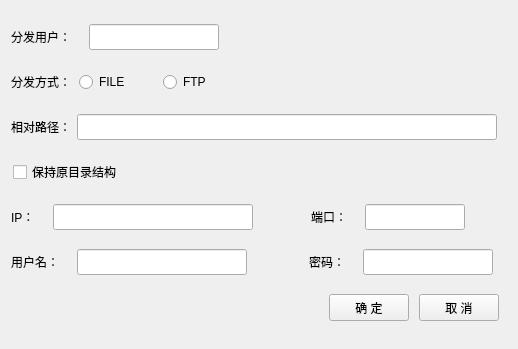
<?xml version="1.0" encoding="UTF-8"?>
<ui version="4.0">
 <class>addUser</class>
 <widget class="QWidget" name="addUser">
  <property name="geometry">
   <rect>
    <x>0</x>
    <y>0</y>
    <width>518</width>
    <height>349</height>
   </rect>
  </property>
  <property name="windowTitle">
   <string>Form</string>
  </property>
  <layout class="QVBoxLayout" name="verticalLayout">
   <item>
    <layout class="QHBoxLayout" name="horizontalLayout">
     <property name="spacing">
      <number>18</number>
     </property>
     <property name="rightMargin">
      <number>30</number>
     </property>
     <item>
      <widget class="QLabel" name="label">
       <property name="text">
        <string>分发用户：</string>
       </property>
      </widget>
     </item>
     <item>
      <widget class="QLineEdit" name="le_ID">
       <property name="minimumSize">
        <size>
         <width>0</width>
         <height>26</height>
        </size>
       </property>
       <property name="maximumSize">
        <size>
         <width>130</width>
         <height>16777215</height>
        </size>
       </property>
      </widget>
     </item>
     <item>
      <spacer name="horizontalSpacer">
       <property name="orientation">
        <enum>Qt::Horizontal</enum>
       </property>
       <property name="sizeHint" stdset="0">
        <size>
         <width>40</width>
         <height>20</height>
        </size>
       </property>
      </spacer>
     </item>
    </layout>
   </item>
   <item>
    <layout class="QHBoxLayout" name="horizontalLayout_2">
     <property name="spacing">
      <number>8</number>
     </property>
     <item>
      <widget class="QLabel" name="label_2">
       <property name="minimumSize">
        <size>
         <width>0</width>
         <height>26</height>
        </size>
       </property>
       <property name="text">
        <string>分发方式：</string>
       </property>
      </widget>
     </item>
     <item>
      <widget class="QRadioButton" name="rBtn_file">
       <property name="text">
        <string>FILE</string>
       </property>
      </widget>
     </item>
     <item>
      <spacer name="horizontalSpacer_6">
       <property name="orientation">
        <enum>Qt::Horizontal</enum>
       </property>
       <property name="sizeType">
        <enum>QSizePolicy::Preferred</enum>
       </property>
       <property name="sizeHint" stdset="0">
        <size>
         <width>25</width>
         <height>20</height>
        </size>
       </property>
      </spacer>
     </item>
     <item>
      <widget class="QRadioButton" name="rBtn_ftp">
       <property name="text">
        <string>FTP</string>
       </property>
      </widget>
     </item>
     <item>
      <spacer name="horizontalSpacer_2">
       <property name="orientation">
        <enum>Qt::Horizontal</enum>
       </property>
       <property name="sizeHint" stdset="0">
        <size>
         <width>40</width>
         <height>20</height>
        </size>
       </property>
      </spacer>
     </item>
    </layout>
   </item>
   <item>
    <layout class="QHBoxLayout" name="horizontalLayout_3">
     <property name="rightMargin">
      <number>10</number>
     </property>
     <item>
      <widget class="QLabel" name="label_3">
       <property name="text">
        <string>相对路径：</string>
       </property>
      </widget>
     </item>
     <item>
      <widget class="QLineEdit" name="le_path">
       <property name="minimumSize">
        <size>
         <width>0</width>
         <height>26</height>
        </size>
       </property>
      </widget>
     </item>
    </layout>
   </item>
   <item>
    <layout class="QHBoxLayout" name="horizontalLayout_4">
     <property name="leftMargin">
      <number>2</number>
     </property>
     <item>
      <widget class="QCheckBox" name="ckb_KeepDir">
       <property name="minimumSize">
        <size>
         <width>0</width>
         <height>26</height>
        </size>
       </property>
       <property name="maximumSize">
        <size>
         <width>200</width>
         <height>16777215</height>
        </size>
       </property>
       <property name="text">
        <string>保持原目录结构</string>
       </property>
      </widget>
     </item>
     <item>
      <spacer name="horizontalSpacer_9">
       <property name="orientation">
        <enum>Qt::Horizontal</enum>
       </property>
       <property name="sizeHint" stdset="0">
        <size>
         <width>40</width>
         <height>20</height>
        </size>
       </property>
      </spacer>
     </item>
    </layout>
   </item>
   <item>
    <layout class="QHBoxLayout" name="horizontalLayout_6">
     <property name="spacing">
      <number>18</number>
     </property>
     <item>
      <widget class="QLabel" name="label_4">
       <property name="text">
        <string>IP：</string>
       </property>
      </widget>
     </item>
     <item>
      <widget class="QLineEdit" name="le_IP">
       <property name="minimumSize">
        <size>
         <width>200</width>
         <height>26</height>
        </size>
       </property>
       <property name="maximumSize">
        <size>
         <width>200</width>
         <height>16777215</height>
        </size>
       </property>
      </widget>
     </item>
     <item>
      <spacer name="horizontalSpacer_3">
       <property name="orientation">
        <enum>Qt::Horizontal</enum>
       </property>
       <property name="sizeType">
        <enum>QSizePolicy::Preferred</enum>
       </property>
       <property name="sizeHint" stdset="0">
        <size>
         <width>40</width>
         <height>20</height>
        </size>
       </property>
      </spacer>
     </item>
     <item>
      <widget class="QLabel" name="label_5">
       <property name="text">
        <string>端口：</string>
       </property>
      </widget>
     </item>
     <item>
      <widget class="QLineEdit" name="le_port">
       <property name="sizePolicy">
        <sizepolicy hsizetype="Fixed" vsizetype="Fixed">
         <horstretch>0</horstretch>
         <verstretch>0</verstretch>
        </sizepolicy>
       </property>
       <property name="minimumSize">
        <size>
         <width>100</width>
         <height>26</height>
        </size>
       </property>
       <property name="maximumSize">
        <size>
         <width>100</width>
         <height>16777215</height>
        </size>
       </property>
      </widget>
     </item>
     <item>
      <spacer name="horizontalSpacer_7">
       <property name="orientation">
        <enum>Qt::Horizontal</enum>
       </property>
       <property name="sizeHint" stdset="0">
        <size>
         <width>40</width>
         <height>20</height>
        </size>
       </property>
      </spacer>
     </item>
    </layout>
   </item>
   <item>
    <layout class="QHBoxLayout" name="horizontalLayout_7">
     <property name="spacing">
      <number>18</number>
     </property>
     <item>
      <widget class="QLabel" name="label_7">
       <property name="text">
        <string>用户名：</string>
       </property>
      </widget>
     </item>
     <item>
      <widget class="QLineEdit" name="le_lgName">
       <property name="sizePolicy">
        <sizepolicy hsizetype="Expanding" vsizetype="Fixed">
         <horstretch>0</horstretch>
         <verstretch>0</verstretch>
        </sizepolicy>
       </property>
       <property name="minimumSize">
        <size>
         <width>170</width>
         <height>26</height>
        </size>
       </property>
       <property name="maximumSize">
        <size>
         <width>170</width>
         <height>16777215</height>
        </size>
       </property>
      </widget>
     </item>
     <item>
      <spacer name="horizontalSpacer_4">
       <property name="orientation">
        <enum>Qt::Horizontal</enum>
       </property>
       <property name="sizeType">
        <enum>QSizePolicy::Preferred</enum>
       </property>
       <property name="sizeHint" stdset="0">
        <size>
         <width>70</width>
         <height>20</height>
        </size>
       </property>
      </spacer>
     </item>
     <item>
      <widget class="QLabel" name="label_6">
       <property name="text">
        <string>密码：</string>
       </property>
      </widget>
     </item>
     <item>
      <widget class="QLineEdit" name="le_lgPwd">
       <property name="minimumSize">
        <size>
         <width>130</width>
         <height>26</height>
        </size>
       </property>
       <property name="maximumSize">
        <size>
         <width>130</width>
         <height>16777215</height>
        </size>
       </property>
      </widget>
     </item>
     <item>
      <spacer name="horizontalSpacer_8">
       <property name="orientation">
        <enum>Qt::Horizontal</enum>
       </property>
       <property name="sizeHint" stdset="0">
        <size>
         <width>40</width>
         <height>20</height>
        </size>
       </property>
      </spacer>
     </item>
    </layout>
   </item>
   <item>
    <layout class="QHBoxLayout" name="horizontalLayout_8">
     <property name="spacing">
      <number>10</number>
     </property>
     <property name="rightMargin">
      <number>8</number>
     </property>
     <item>
      <spacer name="horizontalSpacer_5">
       <property name="orientation">
        <enum>Qt::Horizontal</enum>
       </property>
       <property name="sizeHint" stdset="0">
        <size>
         <width>40</width>
         <height>20</height>
        </size>
       </property>
      </spacer>
     </item>
     <item>
      <widget class="QPushButton" name="btn_ok">
       <property name="minimumSize">
        <size>
         <width>0</width>
         <height>27</height>
        </size>
       </property>
       <property name="text">
        <string>确 定</string>
       </property>
      </widget>
     </item>
     <item>
      <widget class="QPushButton" name="btn_cancel">
       <property name="minimumSize">
        <size>
         <width>0</width>
         <height>27</height>
        </size>
       </property>
       <property name="text">
        <string>取 消</string>
       </property>
      </widget>
     </item>
    </layout>
   </item>
  </layout>
 </widget>
 <resources>
  <include location="../../../../../../radar/YTH/Server/images/images.qrc"/>
 </resources>
 <connections/>
</ui>
